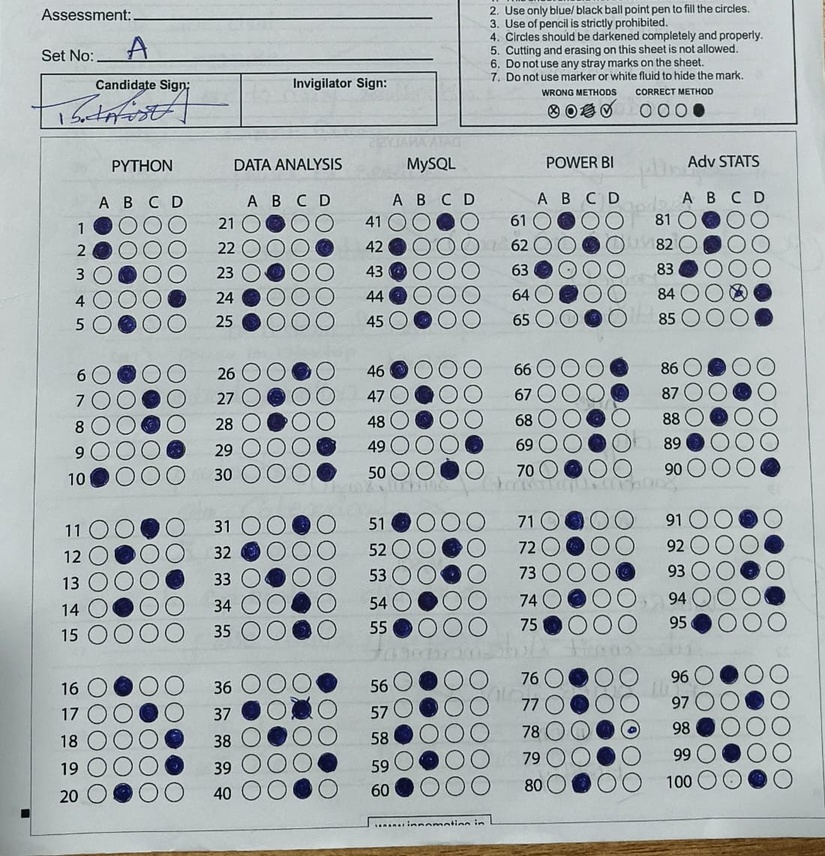
#> input picture data/input/setA/Img2.jpeg, 825 x 856 px, shrunk from 1100 x 1141 before the run; its folder holds only this picture in this run
$ python -i omr_to_csv.py   (imports and definitions only)
#> lines starting #> are read from the running program, lines starting #| are printed output that depends on the picture; after the words box and inside, x2 and y2 are one past the last pixel; in counts of white or black regions, pixels touching at a corner belong together
import cv2
import numpy as np
import os
import glob
import pandas as pd

# Subjects and question mapping
subjects = ['Python', 'EDA', 'SQL', 'POWER BI', 'Statistics']
questions_per_subject = 20
options = ['a', 'b', 'c', 'd']

def extract_answers_from_image(image_path):
    """
    Extract answers from a highlighted OMR image.
    """
#> called with image_path = '../data/input/setA/Img2.jpeg'
    image = cv2.imread(image_path)
#> image is the input picture: shape (856, 825, 3); mean B, G, R 178.6, 177.4, 169.8
    if image is None:
        print(f"Failed to load {image_path}")
        return None

    gray = cv2.cvtColor(image, cv2.COLOR_BGR2GRAY)
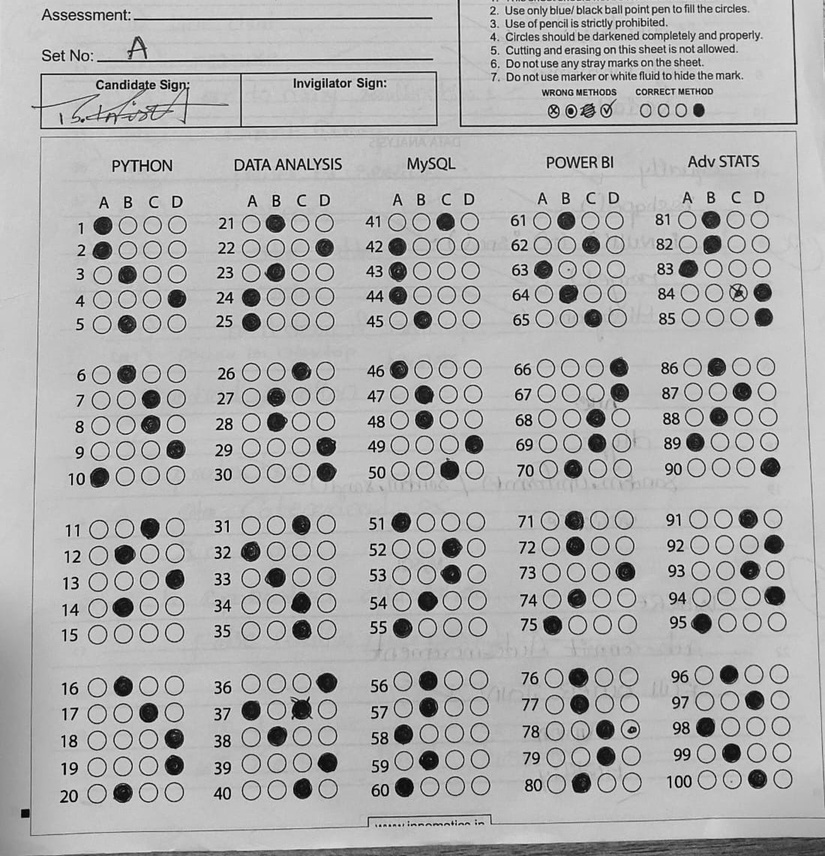
#> gray: shape (856, 825); min 1, max 253, mean 175.2
    _, thresh = cv2.threshold(gray, 150, 255, cv2.THRESH_BINARY_INV)
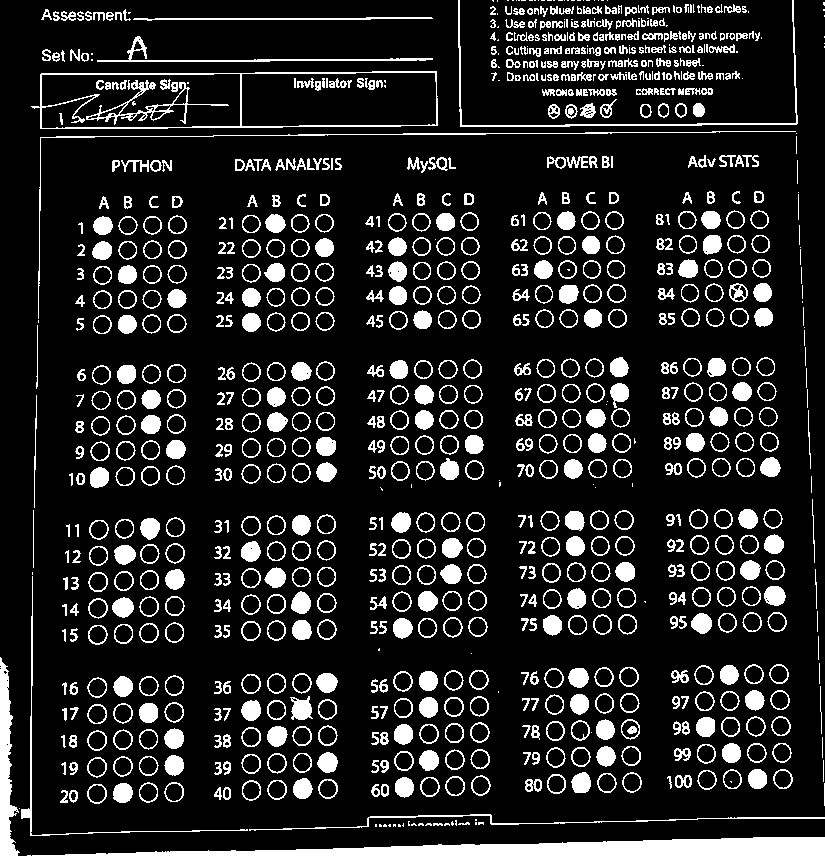
#> thresh: shape (856, 825); 14.3% white; 977 white regions (137 under 20 px)

    # Detect contours of bubbles
    contours, _ = cv2.findContours(thresh, cv2.RETR_EXTERNAL, cv2.CHAIN_APPROX_SIMPLE)
#> contours = 950 contours, 231 with area under 20; largest, box (x1, y1, x2, y2) and area: (31, 71, 438, 129) 21606, (32, 837, 825, 856) 7362, (0, 657, 20, 856) 1873, (458, 0, 798, 127) 588, (97, 36, 433, 62) 556

    # Filter contours that look like bubbles
    bubble_contours = []
    for c in contours:
        area = cv2.contourArea(c)
        perimeter = cv2.arcLength(c, True)
        if area > 180 and perimeter > 35:
            bubble_contours.append(c)
#> this loop made 950 passes
#> (area, perimeter) on passes 2, 22, 24: (7362, 1618.6), (313.5, 1200.5), (78, 34.14)
#> after the loop, bubble_contours = 409 contours; largest, box (x1, y1, x2, y2) and area: (31, 71, 438, 129) 21606, (32, 837, 825, 856) 7362, (0, 657, 20, 856) 1873, (458, 0, 798, 127) 588, (97, 36, 433, 62) 556

    # Map bubbles to their centers
    bubble_centers = []
    for c in bubble_contours:
        M = cv2.moments(c)
        if M["m00"] == 0:
            continue
        cx = int(M["m10"]/M["m00"])
        cy = int(M["m01"]/M["m00"])
        bubble_centers.append((cx, cy, c))
#> this loop made 409 passes
#> (cx, cy) on passes 1 to 3: (563, 848), (548, 818), (96, 793)
#> after the loop, bubble_centers = 409 items

    if not bubble_centers:
        return None

    # Sort bubbles top-to-bottom
    bubble_centers.sort(key=lambda x: x[1])

    # Determine approximate column widths
    img_width = image.shape[1]
#> img_width = 825
    col_width = img_width / len(subjects)
#> col_width = 165
    subject_buckets = {subj: [] for subj in subjects}

    for cx, cy, c in bubble_centers:
        col_idx = min(int(cx // col_width), len(subjects)-1)
        subject_buckets[subjects[col_idx]].append((cx, cy, c))
#> this loop made 409 passes
#> (cx, cy, col_idx) on passes 1 to 3: (284, 18, 1), (231, 55, 1), (237, 99, 1)

    # Extract answers
    answers_data = {subj: [] for subj in subjects}

    for subj in subjects:
        # Sort bubbles in this column top-to-bottom
        col_bubbles = sorted(subject_buckets[subj], key=lambda x: x[1])
        # Process in groups of 4 (A-D)
        for i in range(0, len(col_bubbles), 4):
            group = col_bubbles[i:i+4]
            group = sorted(group, key=lambda x: x[0])  # left-to-right

            bubbled_options = []
            for idx, (cx, cy, c) in enumerate(group):
                mask = np.zeros(gray.shape, dtype=np.uint8)
                cv2.drawContours(mask, [c], -1, 255, -1)
                filled_pixels = cv2.countNonZero(cv2.bitwise_and(thresh, mask))
                total_pixels = cv2.countNonZero(mask)
                fill_ratio = filled_pixels / total_pixels if total_pixels > 0 else 0
                if fill_ratio > 0.5:  # adjust threshold if needed
                    bubbled_options.append(options[idx])

            if bubbled_options:
                answers_data[subj].append(",".join(bubbled_options))
            else:
                answers_data[subj].append('')

        # Pad to 20 questions if less
        while len(answers_data[subj]) < questions_per_subject:
            answers_data[subj].append('')
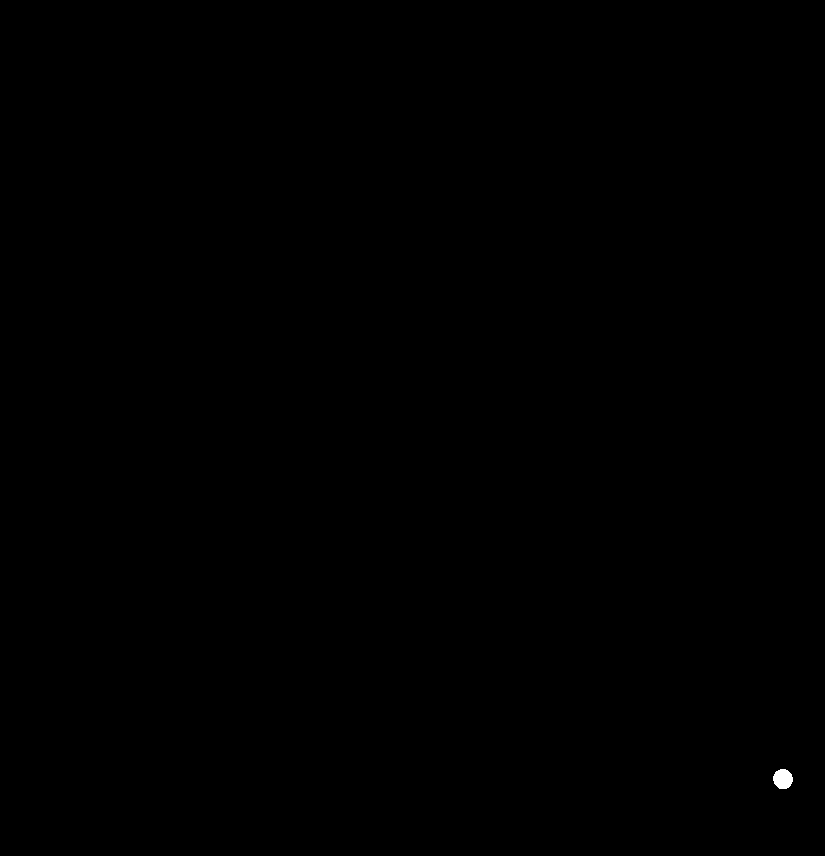
#> mask: shape (856, 825); 0.04% white; 1 white region, box (x1, y1, x2, y2) and area: (773, 769, 793, 789) 313

    return answers_data

def save_answers_to_csv(answers_data, output_csv_path):
    """
    Save the extracted answers in Table 1 format.
    """
    rows = []
    for i in range(questions_per_subject):
        row = []
        for subj_idx, subj in enumerate(subjects):
            q_num = i + 1 + (subj_idx * questions_per_subject)
            ans = answers_data[subj][i]
            row.append(f"{q_num} - {ans.lower() if ans else ''}".strip())
        rows.append(row)

    df = pd.DataFrame(rows, columns=subjects)
    os.makedirs(os.path.dirname(output_csv_path), exist_ok=True)
    df.to_csv(output_csv_path, index=False)
    print(f"Saved CSV to {output_csv_path}")

def process_all_images(input_root='data/output', csv_root='csv_output'):
    for set_folder in os.listdir(input_root):
        set_path = os.path.join(input_root, set_folder)
        if not os.path.isdir(set_path):
            continue
        for img_file in sorted(glob.glob(os.path.join(set_path, '*.jpeg'))):
            answers = extract_answers_from_image(img_file)
            if answers:
                rel_path = os.path.relpath(img_file, input_root)
                csv_folder = os.path.join(csv_root, os.path.dirname(rel_path))
                os.makedirs(csv_folder, exist_ok=True)
                output_csv_path = os.path.join(csv_folder, os.path.splitext(os.path.basename(img_file))[0] + '.csv')
                save_answers_to_csv(answers, output_csv_path)
                print(f"Processed {img_file}")

# [2 lines not run here, left out]

>>> result = extract_answers_from_image('../data/input/setA/Img2.jpeg')
